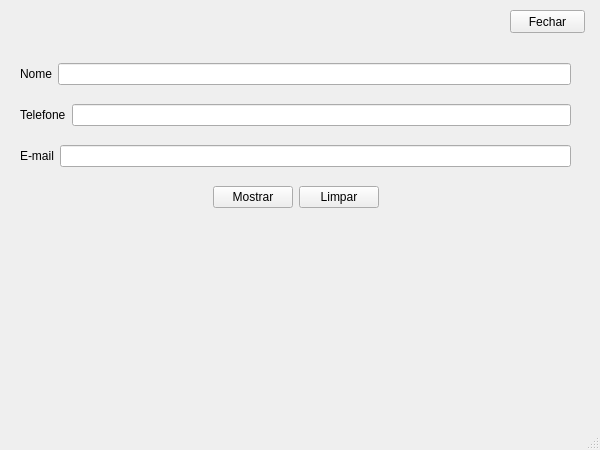
<?xml version="1.0" encoding="UTF-8"?>
<ui version="4.0">
 <class>MainWindow</class>
 <widget class="QMainWindow" name="MainWindow">
  <property name="geometry">
   <rect>
    <x>0</x>
    <y>0</y>
    <width>600</width>
    <height>450</height>
   </rect>
  </property>
  <property name="windowTitle">
   <string>MainWindow</string>
  </property>
  <widget class="QWidget" name="centralwidget">
   <widget class="QPushButton" name="pushButton">
    <property name="geometry">
     <rect>
      <x>510</x>
      <y>10</y>
      <width>75</width>
      <height>23</height>
     </rect>
    </property>
    <property name="text">
     <string>Fechar</string>
    </property>
   </widget>
   <widget class="QWidget" name="">
    <property name="geometry">
     <rect>
      <x>20</x>
      <y>50</y>
      <width>551</width>
      <height>171</height>
     </rect>
    </property>
    <layout class="QVBoxLayout" name="verticalLayout">
     <item>
      <layout class="QHBoxLayout" name="horizontalLayout">
       <item>
        <widget class="QLabel" name="label">
         <property name="text">
          <string>Nome</string>
         </property>
        </widget>
       </item>
       <item>
        <widget class="QLineEdit" name="txt_nome"/>
       </item>
      </layout>
     </item>
     <item>
      <layout class="QHBoxLayout" name="horizontalLayout_2">
       <item>
        <widget class="QLabel" name="label_2">
         <property name="text">
          <string>Telefone</string>
         </property>
        </widget>
       </item>
       <item>
        <widget class="QLineEdit" name="txt_telefone"/>
       </item>
      </layout>
     </item>
     <item>
      <layout class="QHBoxLayout" name="horizontalLayout_3">
       <item>
        <widget class="QLabel" name="label_3">
         <property name="text">
          <string>E-mail</string>
         </property>
        </widget>
       </item>
       <item>
        <widget class="QLineEdit" name="txt_email"/>
       </item>
      </layout>
     </item>
     <item>
      <layout class="QHBoxLayout" name="horizontalLayout_4">
       <item>
        <spacer name="horizontalSpacer">
         <property name="orientation">
          <enum>Qt::Horizontal</enum>
         </property>
         <property name="sizeHint" stdset="0">
          <size>
           <width>40</width>
           <height>20</height>
          </size>
         </property>
        </spacer>
       </item>
       <item>
        <widget class="QPushButton" name="btn_mostrar">
         <property name="text">
          <string>Mostrar</string>
         </property>
        </widget>
       </item>
       <item>
        <widget class="QPushButton" name="btn_limpar">
         <property name="text">
          <string>Limpar</string>
         </property>
        </widget>
       </item>
       <item>
        <spacer name="horizontalSpacer_2">
         <property name="orientation">
          <enum>Qt::Horizontal</enum>
         </property>
         <property name="sizeHint" stdset="0">
          <size>
           <width>40</width>
           <height>20</height>
          </size>
         </property>
        </spacer>
       </item>
      </layout>
     </item>
    </layout>
   </widget>
  </widget>
  <widget class="QMenuBar" name="menubar">
   <property name="geometry">
    <rect>
     <x>0</x>
     <y>0</y>
     <width>600</width>
     <height>22</height>
    </rect>
   </property>
  </widget>
  <widget class="QStatusBar" name="statusbar"/>
 </widget>
 <resources/>
 <connections>
  <connection>
   <sender>pushButton</sender>
   <signal>clicked()</signal>
   <receiver>MainWindow</receiver>
   <slot>close()</slot>
   <hints>
    <hint type="sourcelabel">
     <x>522</x>
     <y>47</y>
    </hint>
    <hint type="destinationlabel">
     <x>399</x>
     <y>42</y>
    </hint>
   </hints>
  </connection>
 </connections>
</ui>
